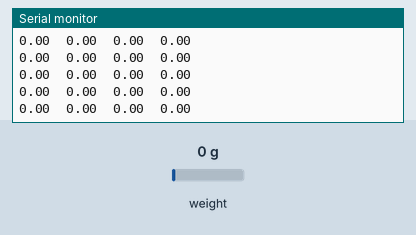
A sketch run on a simulated ESP32. Shown: the last lines printed to the serial monitor. The inputs (shaded band) are chosen by the test bench; at power-on: weight on the scale 0 g.

Above: at 3.2 s.
3.3 s: weight on the scale set to 100 g
At 3.31 s:
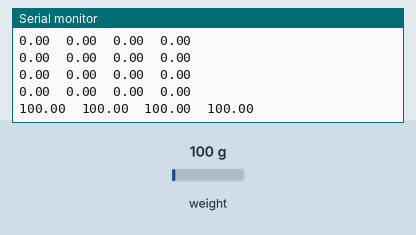
4.8 s: weight on the scale set to 1250 g
At 4.82 s:
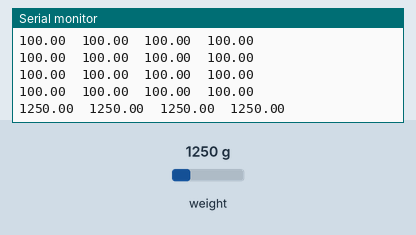
Timing chart, 0 to 7.8 s (numbered marks = the images above; inputs shaded):
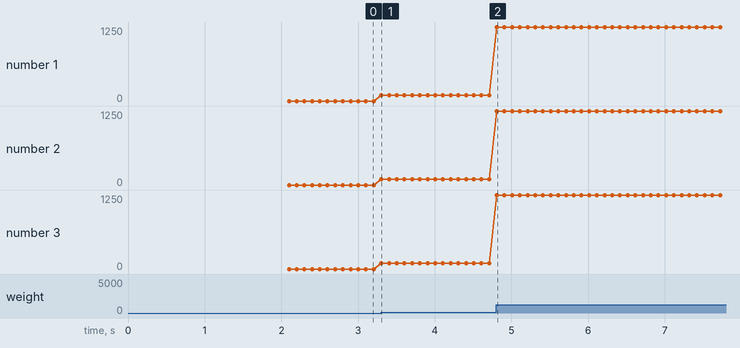

Measured:
- after the input at 3.3 s, the serial monitor: prints a new line at once (image 1)
- after the input at 4.8 s, the serial monitor: prints a new line at once (image 2)
- plotted number 1: 0 → 100 after the input at 3.3 s, 100 → 1250 after the input at 4.8 s
- plotted number 2: 0 → 100 after the input at 3.3 s, 100 → 1250 after the input at 4.8 s
- plotted number 3: 0 → 100 after the input at 3.3 s, 100 → 1250 after the input at 4.8 s

The sketch:

Arduino_HX711.ino
```cpp
#include <HX711.h>

/*
 Setup your scale and start the sketch WITHOUT a weight on the scale
 Once readings are displayed place the weight on the scale
 Press +/- or a/z to adjust the calibration_factor until the output readings match the known weight
 OUTDATED
 Arduino pin 6 -> HX711 CLK
 Arduino pin 5 -> HX711 DOUT
 Arduino pin 5V -> HX711 VCC
 Arduino pin GND -> HX711 GND
*/

#include "HX711.h"

HX711 scale(30, 32); // data pin, clock pin

float calibration_factor = -23.00; // this calibration factor is adjusted according to my load cell
float units;
float ounces;
float newtons;

void setup() {
  Serial.begin(9600);
//  Serial.println("HX711 calibration sketch");
//  Serial.println("Remove all weight from scale");
//  Serial.println("After readings begin, place known weight on scale");
//  Serial.println("Press + or a to increase calibration factor");
//  Serial.println("Press - or z to decrease calibration factor");

  scale.set_scale();
  scale.tare();  //Reset the scale to 0

  long zero_factor = scale.read_average(); //Get a baseline reading
//  Serial.print("Zero factor: "); //This can be used to remove the need to tare the scale. Useful in permanent scale projects.
//  Serial.println(zero_factor);
}

void loop() {
  scale.set_scale(calibration_factor); //Adjust to this calibration factor

//  Serial.print("Reading: ");
  units = scale.get_units(), 10;
  if (units < 0)
  {
    units = 0.00;
  }
  ounces = units * 0.035274;
  // newtons = units * 0.0098;
  Serial.print(units);
  Serial.print('\t');
  Serial.print(units);
  Serial.print('\t');
  Serial.print(units);
  Serial.print('\t');
  Serial.print(units);
//  Serial.print(units);
//  Serial.print(" grams");
//  Serial.print(" calibration_factor: ");
//  Serial.print(calibration_factor);
  Serial.println();

  if(Serial.available())
  {
    char temp = Serial.read();
    if(temp == '+' || temp == 'a')
      calibration_factor += 10;
    else if(temp == '-' || temp == 'z')
      calibration_factor -= 10;
  }
}
```
